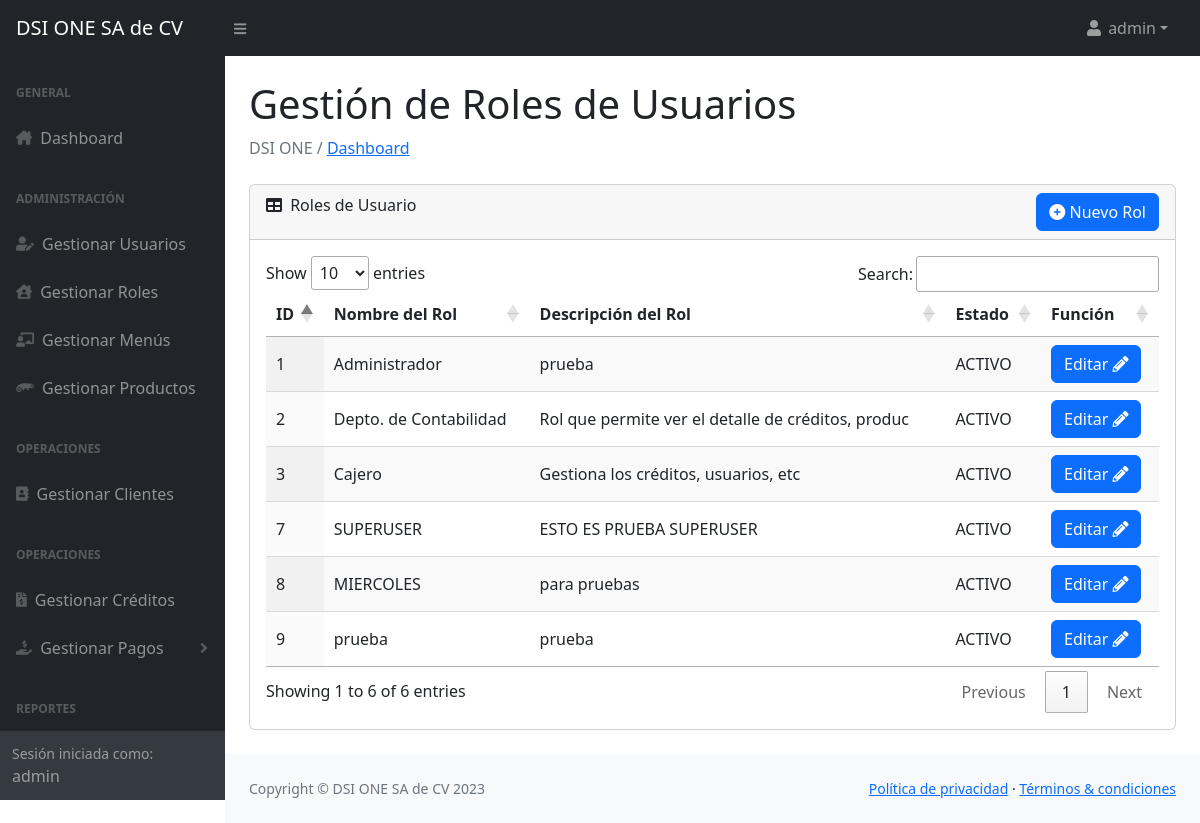
Page /Vista/admin_roles.php (signed in) on the committed database.
### tables this page shows
CREATE TABLE `roles_usuarios` (
  `id` int(10) NOT NULL,
  `nombre_rol` varchar(25) NOT NULL,
  `descripcion_rol` varchar(50) NOT NULL,
  `vistas_disponibles` varchar(255) DEFAULT NULL,
  `estado` enum('ACTIVO','INACTIVO') NOT NULL DEFAULT 'ACTIVO'
);

### Vista/admin_roles.php (the view, shortened to what this page needs)
<?php include '../Controlador/sesion.php';
?>
<head>
    <?php include '../Modelo/o_head.php'; ?>
</head>
<body class="sb-nav-fixed">
    <?php include '../Modelo/o_menu.php'; ?>
    <div id="layoutSidenav_content">
        <main>
            <div class="container-fluid px-4">
                <h1 class="mt-4">Gestión de Roles de Usuarios</h1>
                <ol class="breadcrumb mb-4">
                    <li class="breadcrumb-item active"> DSI ONE / <a href="../Vista/home.php"> Dashboard </a></li>
                </ol>
                <div class="card mb-4">
                    <div class="card-header">
                        <i class="fas fa-table me-1"></i>
                        Roles de Usuario
                        <div style="float: right;">
                            <button class="btn btn-primary" data-bs-toggle="modal" data-bs-target="#addRolModal"><i class="fa-solid fa-circle-plus"></i> Nuevo Rol</button>
                        </div>
                    </div>
                    <div class="card-body">
                        <table id="datatablesSimple" class="display">
                            <thead>
                                <tr>
                                    <th>ID</th>
                                    <th>Nombre del Rol</th>
                                    <th>Descripción del Rol</th>
                                    <th>Estado</th>
                                    <th>Función</th>
                                </tr>
                            </thead>
                            <tbody>
                                <?php
                                $query = "SELECT * FROM roles_usuarios";
                                $result = $conn->query($query);
                                if ($result->num_rows > 0) {
                                    while ($row = $result->fetch_assoc()) {
                                        echo "<tr>";
                                        echo "<td>" . $row['id'] . "</td>";
                                        echo "<td>" . $row['nombre_rol'] . "</td>";
                                        echo "<td>" . $row['descripcion_rol'] . "</td>";
                                        echo "<td>" . $row['estado'] . "</td>";
                                        echo '<td>
                                                <button class="btn btn-primary" onclick="cargarDatosRol(' . $row['id'] . ')" data-bs-toggle="modal" data-bs-target="#editRolModal">Editar <i class="fas fa-pencil-alt" style="color: white;"></i></button>
                                            </td>';
                                        echo "</tr>";
                                    }
                                } else {
                                    echo "<tr><td colspan='7'>No se encontraron registros en la tabla roles_usuarios.</td></tr>";
                                }
                                ?>
                            </tbody>
                        </table>
                    </div>
                </div>
            </div>
        </main>
        <?php include '../Modelo/o_scrips_generales.php'; ?>
</body>
</html>

### rows in the picture
roles_usuarios: id "1", nombre_rol "Administrador", descripcion_rol "prueba", estado "ACTIVO"
roles_usuarios: id "2", nombre_rol "Depto. de Contabilidad", descripcion_rol "Rol que permite ver el detalle de créditos, produc", estado "ACTIVO"
roles_usuarios: id "3", nombre_rol "Cajero", descripcion_rol "Gestiona los créditos, usuarios, etc", estado "ACTIVO"
roles_usuarios: id "7", nombre_rol "SUPERUSER", descripcion_rol "ESTO ES PRUEBA SUPERUSER", estado "ACTIVO"
roles_usuarios: id "8", nombre_rol "MIERCOLES", descripcion_rol "para pruebas", estado "ACTIVO"
roles_usuarios: id "9", nombre_rol "prueba", descripcion_rol "prueba", estado "ACTIVO"

### other values in the picture
$_SESSION['username'] "admin"
